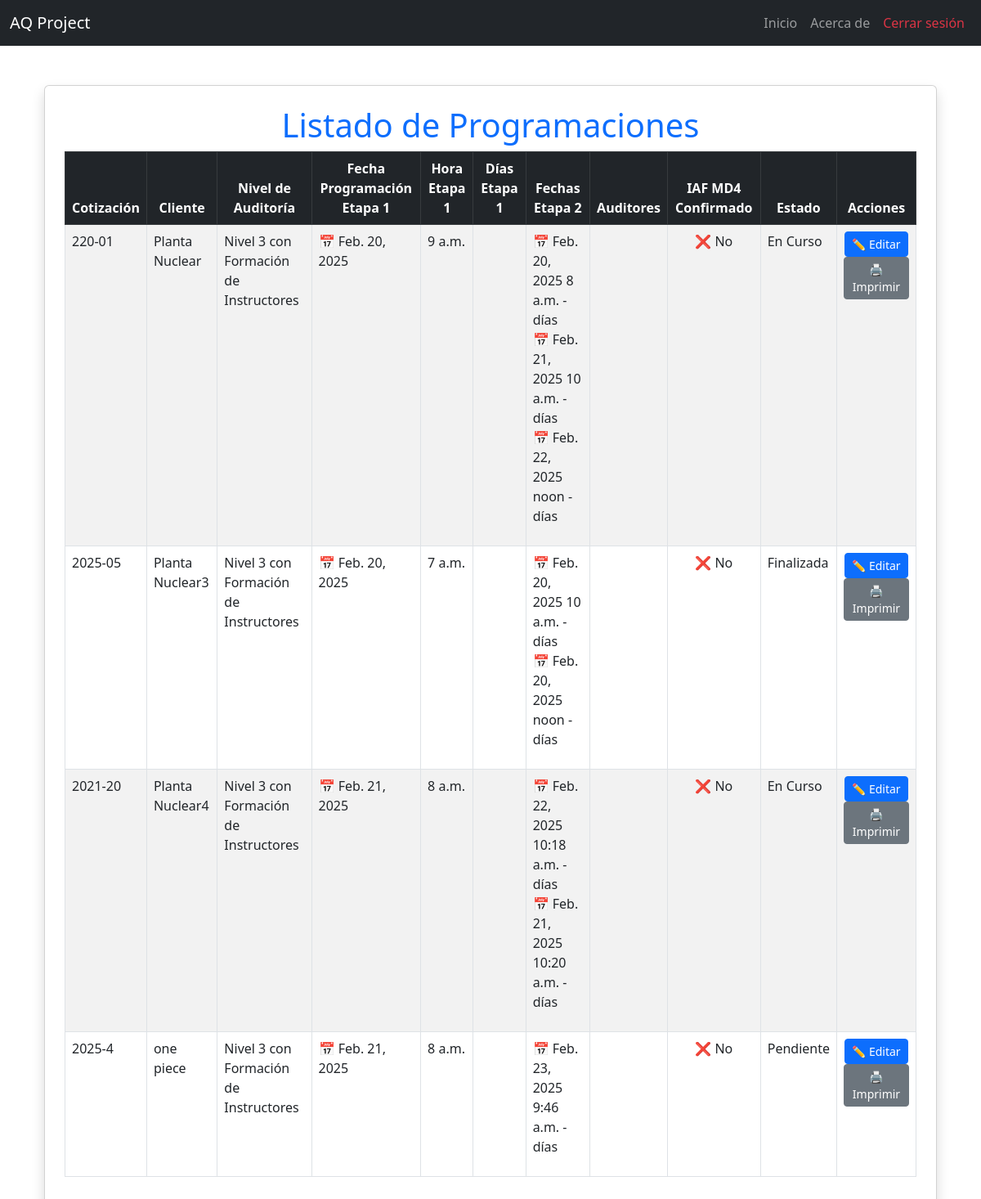
/programacion/programaciones/ (signed in), run on an earlier commit of the app's database.
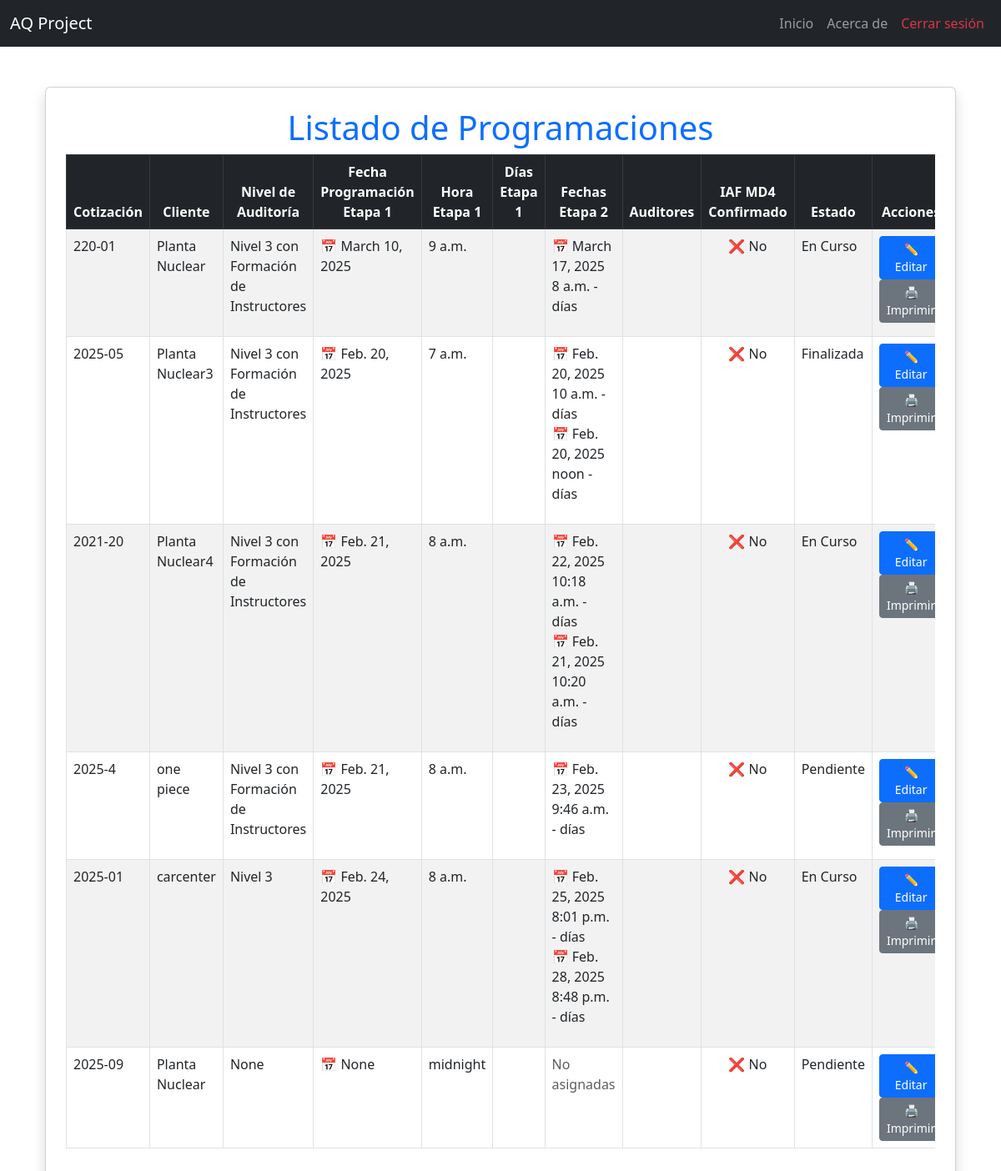
And on a later commit of the database.
### programacion/models.py (models this page shows, shortened)
class ProgramacionAuditoria(models.Model):
    cotizacion = models.ForeignKey('cotizaciones.Cotizacion', on_delete=models.CASCADE)
    nivel_auditoria = models.ForeignKey(NivelAuditoriaCEA, on_delete=models.SET_NULL, null=True, blank=True)
    fecha_programacion_etapa1 = models.DateField(null=True, blank=True)
    hora_etapa1 = models.TimeField(default='00:00')
    auditores = models.ForeignKey(Auditor, on_delete=models.SET_NULL, null=True, blank=True)
    iaf_md4_confirmado = models.BooleanField(default=False)
    estado = models.CharField(max_length=20, choices=(
        ('Pendiente', 'Pendiente'),
        ('En Curso', 'En Curso'),
        ('Finalizada', 'Finalizada'),
        ('Cancelada', 'Cancelada'),
    ), default='Pendiente')  # Valor predeterminado para "estado"

class NivelAuditoriaCEA(models.Model):
    nivel = models.CharField(max_length=200, unique=True)
    dias_etapa1 = models.FloatField(default=0.5)
    dias_etapa2 = models.FloatField(default=1.0)
    def __str__(self):
        return self.nivel

class FechaEtapa2(models.Model):
    programacion = models.ForeignKey(ProgramacionAuditoria, on_delete=models.CASCADE, related_name='fechas_etapa2')
    fecha = models.DateField()
    hora = models.TimeField(default='00:00')  # Valor predeterminado para la hora

### cotizaciones/models.py (models this page shows, shortened)
class Cotizacion(models.Model):
    solicitud = models.ForeignKey(Solicitud, on_delete=models.CASCADE, related_name="cotizaciones")
    numero_servicio = models.CharField(max_length=10, unique=True, help_text="Formato: XXXX-X")
    fecha_cotizacion = models.DateField(null=True, blank=True)
    tipo_servicio = models.ManyToManyField("TipoServicio")
    dias_auditoria_etapa_1 = models.DecimalField(max_digits=3, decimal_places=1, null=True, blank=True)
    dias_auditoria_etapa_2 = models.DecimalField(max_digits=3, decimal_places=1, null=True, blank=True)
    precio_neto = models.DecimalField(max_digits=10, decimal_places=2, help_text="Valor sin IVA")
    precio_iva = models.DecimalField(max_digits=10, decimal_places=2, default=Decimal("0.00"), help_text="IVA (19%)")
    precio_total = models.DecimalField(max_digits=10, decimal_places=2, default=Decimal("0.00"), help_text="Total con IVA")
    ESTADO_CHOICES = [
        ('Pendiente', 'Pendiente'),
        ('Aprobada', 'Aprobada'),
        ('Rechazada', 'Rechazada'),
        ('Programada', 'Programada'),
    ]
    estado = models.CharField(max_length=20, choices=ESTADO_CHOICES, default='Pendiente')

### solicitudes/models.py (models this page shows, shortened)
class Solicitud(models.Model):
    cliente = models.ForeignKey(Cliente, on_delete=models.CASCADE, related_name="solicitudes_solicitudes")  # Relación con el modelo Cliente
    fecha_solicitud = models.DateField(default=date.today)  # Fecha en que se crea la solicitud
    estado = models.CharField(
        max_length=20,
        choices=[
            ('Pendiente', 'Pendiente'),
            ('Aprobada', 'Aprobada'),
            ('Rechazada', 'Rechazada')
        ],
        default='Pendiente'
    )  # Estado de la solicitud

class Cliente(models.Model):
    nit = models.CharField(max_length=20, unique=True)  # Nit único
    nombre_propietario = models.CharField(max_length=100)
    nombre_establecimiento = models.CharField(max_length=100)
    representante_legal = models.CharField(max_length=100)
    cedula_ciudadania = models.CharField(max_length=20)
    ciudad = models.CharField(max_length=100)
    departamento = models.CharField(max_length=100)
    direccion = models.CharField(max_length=200)
    representante_organismo = models.CharField(max_length=100)
    cargo = models.CharField(max_length=50)
    telefono_fijo = models.CharField(max_length=20, blank=True, null=True)
    telefono_celular = models.CharField(max_length=20)
    correo_electronico = models.EmailField()
    nivel_cea = models.CharField(max_length=50, choices=NIVELES_CEA)
    cantidad_vehiculos = models.IntegerField(null=True, blank=True)
    cantidad_instructores = models.IntegerField(null=True, blank=True)
    categorias_certificar = models.ManyToManyField(Categoria, blank=True)
    certificado_conformidad = models.CharField(max_length=2, choices=CERTIFICADO_CONFORMIDAD_CHOICES, default="No")
    nombre_ente_certificador = models.CharField(max_length=100, blank=True, null=True)  # Se llena si es "Sí"
    fecha_solicitud = models.DateField(null=True, blank=True)  # Se establece solo cuando se envía la solicitud
    observaciones = models.TextField(blank=True, null=True)

### programacion/views.py (the view)
# urls.py: path("programaciones/", views.listado_programaciones, name="listado_programaciones"),
@login_required
def listado_programaciones(request):
    programaciones = ProgramacionAuditoria.objects.select_related("cotizacion__solicitud__cliente").all()
    grupos_usuario = request.user.groups.values_list("name", flat=True)
    contexto = {
        "programaciones": programaciones,
        "pertenece_comercial": "Comercial" in grupos_usuario,
        "pertenece_programacion": "Programación" in grupos_usuario,  # Asegúrate de que el nombre del grupo es correcto
    }
    return render(request, "programacion/listado_programaciones.html", contexto)

### programacion/templates/programacion/listado_programaciones.html (shortened to what this page needs)
{% extends 'layouts/base.html' %}
{% block content %}
<link rel="stylesheet" href="https://cdn.jsdelivr.net/npm/bootstrap@5.3.0/dist/css/bootstrap.min.css">
<div class="container mt-5">
    <div class="card shadow p-4">
        <h1 class="text-center text-primary">Listado de Programaciones</h1>
        <div class="table-responsive">
            <table class="table table-striped table-bordered">
                <thead class="table-dark text-center">
                    <tr>
                        <th>Cotización</th>
                        <th>Cliente</th>
                        <th>Nivel de Auditoría</th>
                        <th>Fecha Programación Etapa 1</th>
                        <th>Hora Etapa 1</th>
                        <th>Días Etapa 1</th>
                        <th>Fechas Etapa 2</th>
                        <th>Auditores</th>
                        <th>IAF MD4 Confirmado</th>
                        <th>Estado</th>
                        <th>Acciones</th>
                    </tr>
                </thead>
                <tbody>
                    {% for programacion in programaciones %}
                        <tr>
                            <td>{{ programacion.cotizacion.numero_servicio }}</td>
                            <td>{{ programacion.cotizacion.solicitud.cliente.nombre_establecimiento }}</td>
                            <td>{{ programacion.nivel_auditoria }}</td>
                            <td> 📅 {{ programacion.fecha_programacion_etapa1 }}</td>
                            <td>{{ programacion.hora_etapa1 }}</td>
                            <td>{{ programacion.dias_etapa1 }}</td>
                            <td>
                                <ul class="list-unstyled">
                                    {% for fecha_etapa2 in programacion.fechas_etapa2.all %}
                                        <li>📅 {{ fecha_etapa2.fecha }}  {{ fecha_etapa2.hora }} - {{ fecha_etapa2.dias_auditoria }} días</li>
                                    {% empty %}
                                        <li class="text-muted">No asignadas</li>
                                    {% endfor %}
                                </ul>
                            </td>
                            <td>
                            </td>
                            <td class="text-center">
                                {% if programacion.iaf_md4_confirmado %}
                                    ✅ Sí
                                {% else %}
                                    ❌ No
                                {% endif %}
                            </td>
                            <td>{{ programacion.estado }}</td>
                            <td class="text-center">
                                <a href="{% url 'programar_auditoria' programacion.cotizacion.id %}" class="btn btn-sm btn-primary">✏️ Editar</a>
                                <a href="{% url 'imprimir_programacion' programacion.id %}" class="btn btn-sm btn-secondary">🖨️ Imprimir</a>
                            </td>
                        </tr>
                    {% endfor %}
                </tbody>
            </table>
        </div>
    </div>
</div>
{% endblock %}

### myapp/templates/layouts/base.html (shortened to what this page needs)
{% load static %}
<!doctype html>
<html lang="es">
<head>
    <link rel="stylesheet" href="https://cdn.jsdelivr.net/npm/bootstrap@5.3.3/dist/css/bootstrap.min.css">
</head>
<body>
<nav class="navbar navbar-expand-lg navbar-dark bg-dark">
    <div class="container-fluid">
        <a class="navbar-brand" href="/">AQ Project</a>
        <div class="collapse navbar-collapse" id="navbarNavDropdown">
            <ul class="navbar-nav ms-auto">
                <li class="nav-item"><a class="nav-link" href="{% url 'index' %}">Inicio</a></li>
                <li class="nav-item"><a class="nav-link" href="{% url 'about' %}">Acerca de</a></li>
                {% if user.is_authenticated %}
                    <li class="nav-item"><a class="nav-link text-danger" href="{% url 'logout' %}">Cerrar sesión</a></li>
                {% else %}
                    <li class="nav-item"><a class="nav-link" href="{% url 'signup' %}">Registrarse</a></li>
                    <li class="nav-item"><a class="nav-link" href="{% url 'signin' %}">Iniciar sesión</a></li>
                {% endif %}
            </ul>
        </div>
    </div>
</nav>
<main class="container mt-4">
    {% block content %}{% endblock %}
</main>
</body>
</html>

What changed in the data, as far as the page shows it:
removed FechaEtapa2: fecha "Feb. 21, 2025", hora "10 a.m.", shown under ProgramacionAuditoria "220-01"
removed FechaEtapa2: fecha "Feb. 22, 2025", hora "noon", shown under ProgramacionAuditoria "220-01"
changed ProgramacionAuditoria: fecha_programacion_etapa1 "Feb. 20, 2025" → "March 10, 2025"
changed FechaEtapa2: fecha "Feb. 20, 2025" → "March 17, 2025"
added ProgramacionAuditoria: cotizacion.numero_servicio "2025-01", cotizacion.solicitud.cliente.nombre_establecimiento "carcenter", nivel_auditoria "Nivel 3", fecha_programacion_etapa1 "Feb. 24, 2025", hora_etapa1 "8 a.m.", iaf_md4_confirmado "❌ No", estado "En Curso"
added FechaEtapa2: fecha "Feb. 25, 2025", hora "8:01 p.m.", shown under "2025-01"
added FechaEtapa2: fecha "Feb. 28, 2025", hora "8:48 p.m.", shown under "2025-01"
added ProgramacionAuditoria: cotizacion.numero_servicio "2025-09", cotizacion.solicitud.cliente.nombre_establecimiento "Planta Nuclear", nivel_auditoria "None", fecha_programacion_etapa1 "None", hora_etapa1 "midnight", iaf_md4_confirmado "❌ No", estado "Pendiente"
